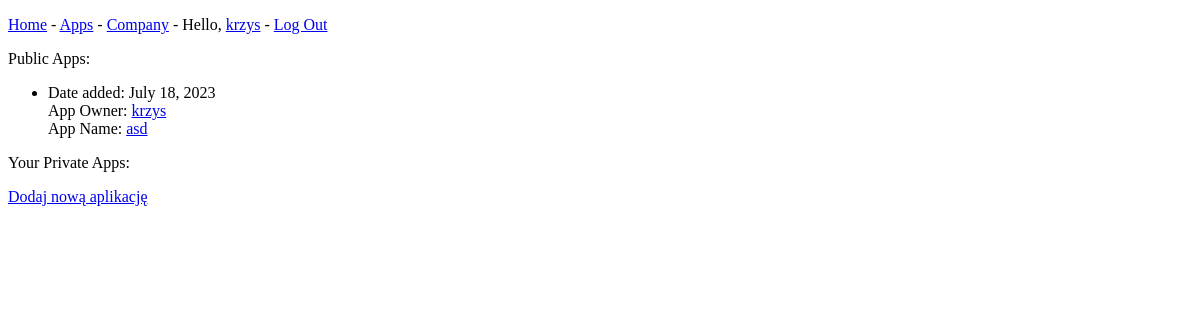
/apps/ (signed in), run on an earlier commit of the app's database.
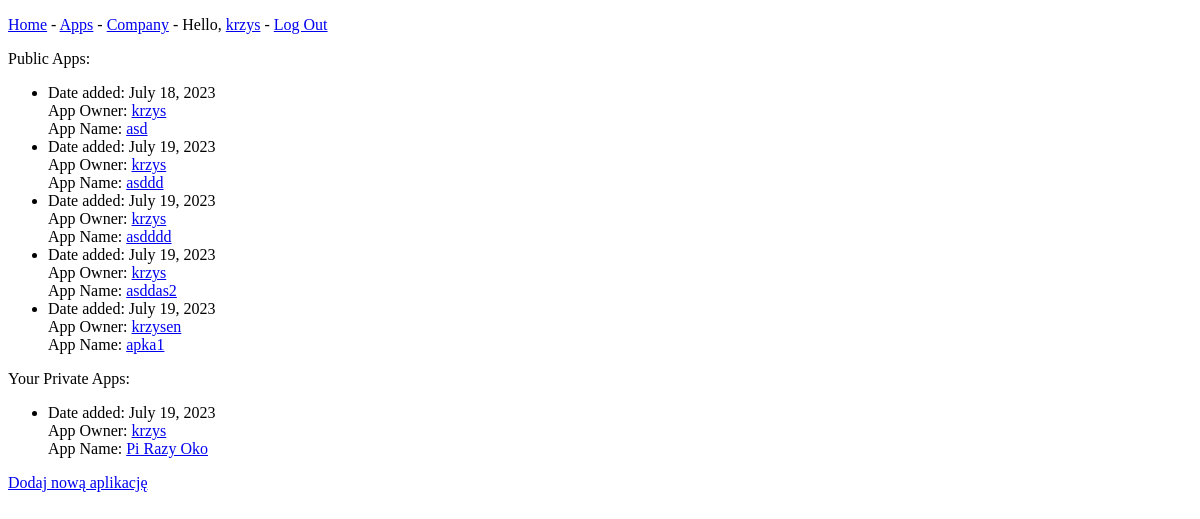
And on a later commit of the database.
### AppFixB1/models.py (models this page shows, shortened)
class App(models.Model):
    id = models.AutoField(primary_key=True)
    name = models.CharField(max_length=255, unique=True)
    description = models.TextField(blank=True, null=True)
    category = models.CharField(max_length=255)
    price = models.FloatField(blank=True, null=True)
    version = models.CharField(max_length=255, blank=True, null=True)
    date_added = models.DateField(auto_now_add=True)
    access = models.CharField(max_length=255, choices=[(choice.value, choice.value) for choice in AccessChoices],
                              default=AccessChoices.PUBLIC.value)
    rating = models.DecimalField(max_digits=5, decimal_places=2, blank=True, null=True)
    owner = models.ForeignKey(User, on_delete=models.SET_NULL, null=True, blank=True)
    class Meta:
        verbose_name_plural = 'Apps'

class User(AbstractBaseUser):
    is_active = models.BooleanField(default=True)
    is_staff = models.BooleanField(default=False)
    is_admin = models.BooleanField(default=False)
    is_online = models.BooleanField(default=False)
    login = models.CharField(max_length=255, unique=True)
    email = models.EmailField(unique=True)
    name = models.CharField(max_length=255, blank=True)
    surname = models.CharField(max_length=255, blank=True)
    phone_number = models.CharField(max_length=20, blank=True, null=True)
    role = models.CharField(max_length=50, choices=[('Admin', 'Admin'), ('User', 'User')], default='User')
    upvotes = models.IntegerField(default=0)
    date_registration = models.DateTimeField(auto_now_add=True)
    last_activity = models.DateTimeField(null=True, blank=True)
    github_profile = models.CharField(max_length=255, blank=True, null=True)
    linkedin_profile = models.CharField(max_length=255, blank=True, null=True)
    twitter_profile = models.CharField(max_length=255, blank=True, null=True)
    discord_profile = models.CharField(max_length=255, blank=True, null=True)
    USERNAME_FIELD = 'login'
    REQUIRED_FIELDS = ['email', 'password']
    objects = MyUserManager()  # new

### AppFixB1/views.py (the view)
# urls.py: path('apps/', views.apps, name='apps'),
@login_required(login_url='users:login')
def apps(request):
    apps = App.objects.order_by('date_added')
    user = request.user
    context = {'apps': apps, 'user': user}
    return render(request, 'apps.html', context)

### templates/apps.html (shortened to what this page needs)
<!DOCTYPE html>
<html lang="en">
<head>
</head>
<body>
{% extends "base.html" %}
{% block content %}
<p>Public Apps:</p>
<ul>
    {% for app in apps %}
        {% if app.access == 'public' %}
        <li>
            Date added: <a>{{ app.date_added }} <br></a>
            App Owner: <a href="{% url 'view_profile' app.owner.id %}">{{ app.owner.login }}  <br></a>
            App Name: <a href="{% url 'app' app.id %}">{{ app.name }}</a>
        </li>
        {% endif %}
    {% empty %}
        <li>Nie została jeszcze dodana żadna aplikacja.</li>
    {% endfor %}
</ul>
    <p>Your Private Apps:</p>
<ul>
    {% for app in apps %}
        {% if app.access == 'private' and app.owner == user %}
        <li>
            Date added: <a>{{ app.date_added }} <br></a>
            App Owner: <a href="{% url 'view_profile' app.owner.id %}">{{ app.owner.login }}  <br></a>
            App Name: <a href="{% url 'app' app.id %}">{{ app.name }}</a>
        </li>
        {% endif %}
    {% empty %}
        <li>Nie została jeszcze dodana żadna aplikacja.</li>
    {% endfor %}
</ul>
   <a href="{% url 'new_app' %}">Dodaj nową aplikację</a>
{% endblock content %}

What changed in the data, as far as the page shows it:
added App: date_added "July 19, 2023", owner.login "krzys", name "asddd"
added App: date_added "July 19, 2023", owner.login "krzys", name "asdddd"
added App: date_added "July 19, 2023", owner.login "krzys", name "asddas2"
added App: date_added "July 19, 2023", owner.login "krzysen", name "apka1"
added App: date_added "July 19, 2023", owner.login "krzys", name "Pi Razy Oko"
